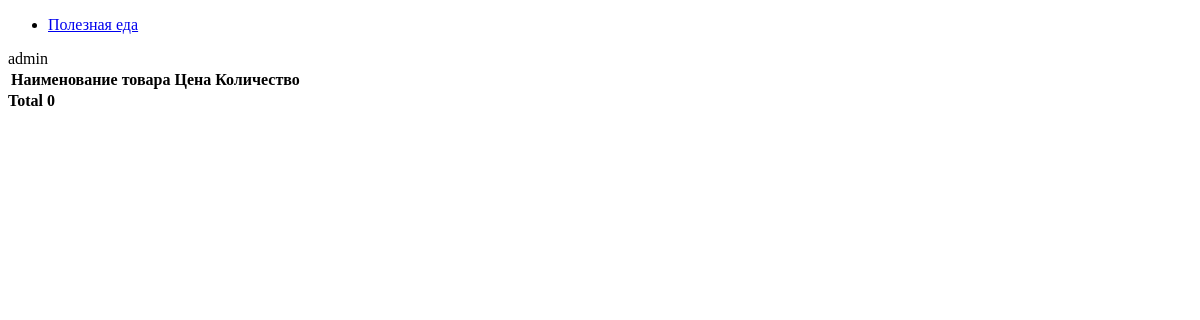
Before: /cart/ (signed in) with the older database file.
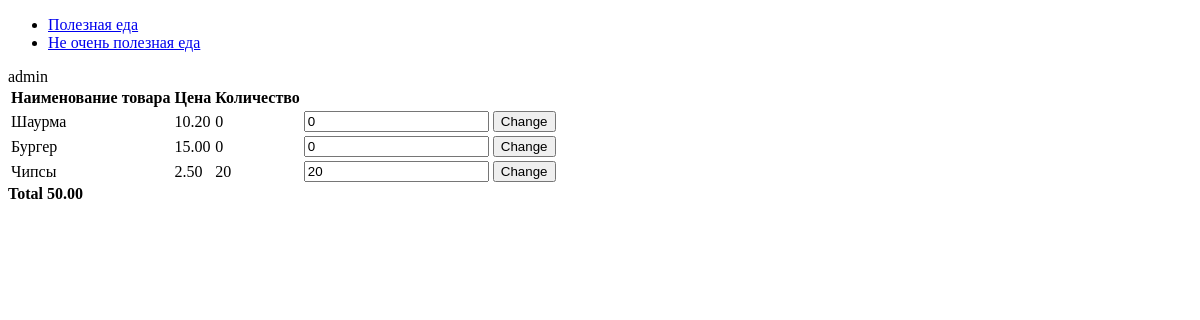
After: the same page with the newer database file.
### catalog/models.py (models this page shows, shortened)
class Category(models.Model):
    name = models.CharField(max_length=32, verbose_name='Наименование')
    description = models.TextField(max_length=256, verbose_name='Описание')
    slug = models.SlugField(max_length=32, unique=True, default='test')
    class Meta:
        verbose_name = 'Категория'
        verbose_name_plural = 'Категории'

class Product(models.Model):
    name = models.CharField(max_length=32, verbose_name='Наименование')
    description = models.TextField(max_length=256, verbose_name='Описание')
    price = models.DecimalField(max_digits=6, decimal_places=2, verbose_name='Цена')
    is_vegan = models.BooleanField(verbose_name="Вегатарианска?", default=False)
    slug = models.SlugField(max_length=32, unique=True, default='test')
    quantity = models.PositiveIntegerField(default=1, verbose_name='Количество на складе')
    category = models.ForeignKey(
        'Category',
        on_delete=models.SET_NULL,
        null=True,
        verbose_name="категория"
        )
    class Meta:
        verbose_name = 'Продукт'
        verbose_name_plural = 'Продукты'

### authentication/models.py (models this page shows)
class User(AbstractUser):
    avatar = models.ImageField(verbose_name="Аватарка", blank=True, null=True)
    email = models.EmailField(verbose_name="email", unique=True)

### cart/models.py (models this page shows)
class CartProduct(models.Model):
    product = models.ForeignKey('catalog.Product', on_delete=models.CASCADE)
    cart = models.ForeignKey('Cart', on_delete=models.CASCADE, null=True)
    quantity = models.PositiveIntegerField(default=1)

### cart/views.py (the view)
# urls.py: path('cart/', include('cart.urls')),
@login_required
def cart(request):
    user = request.user
    customer, _ = Customer.objects.get_or_create(user=user)
    customer.save()
    cart_id = Cart.objects.filter(user_id=user.id).first()
    cart_products = CartProduct.objects.select_related('product').filter(cart_id=cart_id)
    full_price = total_sum(cart_products)
    if not cart:
        return redirect(reverse('catalog:home'))
    context = {'cart_products': cart_products,
               'full_price': full_price}
    return render(request, 'cart/cart.html', context)

### cart/views.py (called while the page is built)
def total_sum(cart_products):
    price = 0
    for product in cart_products:
        quantity = product.quantity
        price += product.product.price*quantity
    return round(price, 2)

### catalog/context_processors.py (called while the page is built)
def nav_items_processor(request: WSGIRequest):
    categories = Category.objects.all()
    return {
        'nav_items': categories
    }

### cart/templates/cart/cart.html (shortened to what this page needs)
{% extends 'base.html' %}
{% block content %}
    <table>
        <tr>
            <th>Наименование товара</th>
            <th>Цена</th>
            <th>Количество</th>
        </tr>
        {% for product in cart_products %}
            <tr>
                <td>{{ product.product.name }}</td>
                <td>{{ product.product.price }}</td>
                <td>{{ product.quantity }}</td>
                <td>
                    <form method="post" action="{% url 'cart:change_quantity' product.id %}">
                        <div>
                            <input name="quantity"
                                   max="{{ product.product.quantity }}"
                                   value="{{ product.quantity }}">
                            <button href="{% url 'cart:change_quantity' product.id %}">Change</button>
                        </div>
                    </form>
                </td>
            </tr>
        {% endfor %}
    </table>
    <tr>
        <td><strong>Total</strong></td>
        <td><strong>{{ full_price }}</strong></td>
    </tr>
{% endblock %}

### templates/base.html (shortened to what this page needs)
<!DOCTYPE html>
<html lang="en">
<head>
    {% load static %}
</head>
<body>
<ul>
    {% for item in nav_items %}
        <li>
            <a href="{% url 'catalog:category_view' item.slug %}"> {{ item.name }} </a>
        </li>
    {% endfor %}
</ul>
{% if user.is_authenticated %}
    <div>
        <span>{{ user.username }}</span>
    </div>
{% endif %}
{% block content %}
{% endblock %}
</body>
</html>

Changed rows visible on the page:
added Category: name "Не очень полезная еда"
added CartProduct: product.name "Шаурма", product.price "10.20", quantity "0"
added CartProduct: product.name "Бургер", product.price "15.00", quantity "0"
added CartProduct: product.name "Чипсы", product.price "2.50", quantity "20"
Other visible differences:
{{ full_price }}: "0" → "50.00"
